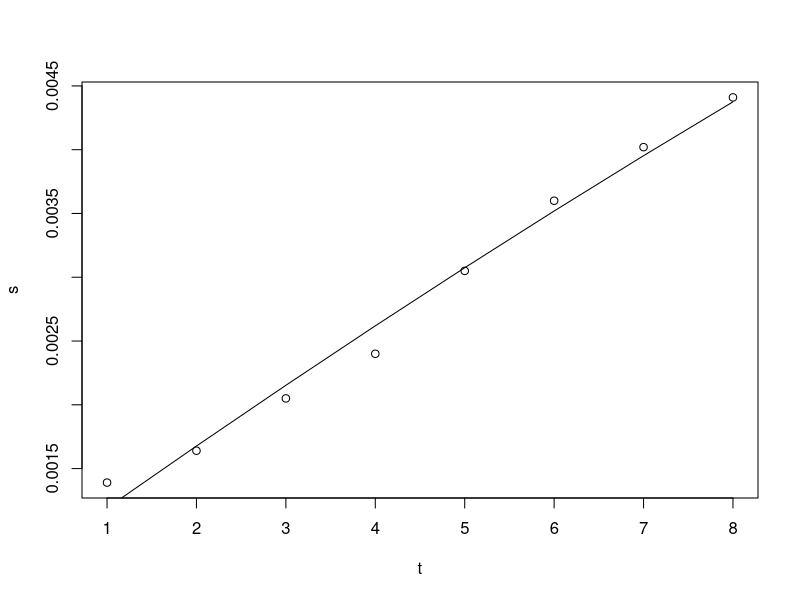

Here is the R script that generated this plot:
## ---- chunk 1
knitr::opts_chunk$set(echo = TRUE)
## ---- chunk 2
kappa=0.05
theta=0.03
sigma=0.1
lambda0=0.02

#gamma function
gamma <- sqrt(kappa^2+2*sigma^2)

#A(t) function
A <- function(t){
  exp_A <- ((2*gamma*exp((kappa+gamma)*t/2))/(2*gamma+(kappa+gamma)*(exp(gamma*t)-1)))^(2*kappa*theta/sigma^2)
  return (log(exp_A))
}

#B(t) function
B <- function(t){
  b <- (2*(exp(gamma*t)-1))/(2*gamma+(kappa+gamma)*(exp(gamma*t)-1))
  return (b)
}

#C(t) function
C <- function(i){
  c <- ((-2*kappa*theta/sigma^2)*(kappa^2-gamma^2)*(exp(gamma*i)-1))/(4*gamma+2*(kappa+gamma)*(exp(gamma*i)-1))
  return (c)
}

#H(t) function
H <- function(i){
  h <- (4*gamma^2*exp(gamma*i))/(2*gamma+(kappa+gamma)*(exp(gamma*i)-1))^2
  return (h)
}

#Continuous: PV of fee leg
integrand1 = function(t){exp(-r*t)*exp(A(t)-B(t)*lambda0)}
v0fee_cont = function(mat){integrate(integrand1,0,mat)$value}

#PV of protection leg
integrand2 = function(t){exp(-r*t)*(C(t)+H(t)*lambda0)*exp(A(t)-B(t)*lambda0)}
v0prot = function(l,mat){l*integrate(integrand2,0,mat)$value}

#discrete: PV of fee leg
v0fee_disc = function(mat,dt){
  t = seq(dt,mat,dt)
  v = exp(-r*t)*exp(A(t)-B(t)*lambda0)*dt
  sum(v)
}


## ---- chunk 3
r=0.01
s0=numeric(10)
for (i in 1:10){
  s0[i]=v0prot(0.5,i)/v0fee_disc(i,0.25)
}
s0*10000
## ---- chunk 4
r=0.05
s=numeric(10)
for (i in 1:10){
  s[i]=v0prot(0.5,i)/v0fee_disc(i,0.25)
}
s*10000
## ---- chunk 5
r=0.01
s0=numeric(10)
for (i in 1:10){
  s0[i]=v0prot(0.5,i)/v0fee_cont(i)
}
s0*10000
## ---- chunk 6
rm(lambda0)
s=c(13.9,16.4,20.5,24,30.5,36,40.2,44.1)/10000
r=0.05
l=0.6
lambda=numeric(8)    #stores the lambda values in each period
lambda[1]=s[1]/l

vfee=numeric(8)      #stores present values of the fee leg in the i_th period
t=seq(0.25,1,0.25)
vfee[1]=sum(exp(-r*t)*exp(-lambda[1]*t)*0.25)

vprot=numeric(8)     #stores present values of the protection leg in the i_th period
vprot[1]=l*lambda[1]*integrate(function(x){exp(-r*x)*exp(-lambda[1]*x)},0,1)$value


fair_spread=function(i,lambda_i){   #i represents period 0-1,1-2,...7-8 
  (sum(vprot[1:(i-1)])+l*lambda_i*
     integrate(function(x){exp(-r*x)*exp(-sum(lambda[1:(i-1)])-lambda_i*(x-i+1))},i-1,i)$value) / 
    (sum(vfee[1:(i-1)])+sum(exp(-r*t)*exp(-lambda_i*t)*0.25))
}

## ---- chunk 7

for(i in 2:8){
  t=seq(i-0.75,i,0.25)
  
  to_solve=function(x){
     fair_spread(i,x) - s[i]   
    }
  lambda[i]=uniroot(to_solve,c(0,1))$root
  
  vfee[i]=sum(exp(-r*t)*exp(-lambda[i]*t)*0.25)
  vprot[i]=l*lambda[i]*
    integrate(function(x){exp(-r*x)*exp(-sum(lambda[1:(i-1)])-lambda[i]*(x-i+1))},i-1,i)$value
}

lambda
## ---- chunk 8
g <- function(k,s){ sqrt(k^2+2*s^2)}

C <- function(k,theta,s,t){
  c <- ((-2*k*theta/s^2)*(k^2-g(k,s)^2)*(exp(g(k,s)*t)-1))/(4*g(k,s)+2*(k+g(k,s))*(exp(g(k,s)*t)-1))
  return (c)
}

H <- function(k,s,t){
  h <- (4*g(k,s)^2*exp(g(k,s)*t))/(2*g(k,s)+(k+g(k,s))*(exp(g(k,s)*t)-1))^2
  return (h)
}

A <- function(k,theta,s,t){
  a <- ((2*g(k,s)*exp((k+g(k,s))*t/2))/(2*g(k,s)+(k+g(k,s))*(exp(g(k,s)*t)-1)))^(2*k*theta/s^2)
  return (a)
}

B <- function(k,s,t){
  b <- (2*(exp(g(k,s)*t)-1))/(2*g(k,s)+(k+g(k,s))*(exp(g(k,s)*t)-1))
  return (b)
}

v0fee = Vectorize(function(k,theta,sig,lambda0,mat){
  t = seq(0.25,mat,0.25)
  v = exp(-r*t)*exp(A(k,theta,sig,t)-B(k,sig,t)*lambda0)*0.25
  sum(v)
})

#PV of protection leg
integrand = function(mat){
  exp(-r*mat)*(C(kappa,theta,sigma,mat)+H(kappa,sigma,mat)*lambda0)*exp(A(kappa,theta,sigma,mat)-B(kappa,sigma,mat)*lambda0)
}
v0prot = Vectorize(function(mat){l*integrate(integrand,0,mat)$value})


fit=function(para){
  kappa=para[1]
  theta=para[2]
  sigma=para[3]
  lambda0=para[4]
  t=1:8
  
  integrand = function(mat){
    exp(-r*mat)*(C(kappa,theta,sigma,mat)+H(kappa,sigma,mat)*lambda0)*exp(A(kappa,theta,sigma,mat)-B(kappa,sigma,mat)*lambda0)
  }
  v0prot = Vectorize(function(mat){l*integrate(integrand,0,mat)$value})
  
  mse=mean((v0prot(t)/v0fee(kappa,theta,sigma,lambda0,t)-s)^2)
  return(mse)
}

k=runif(100,0,3)  #randomize initial values
th=runif(100,0,1)
sig=runif(100,0,1)
lamb=runif(100,0,0.01)
sol=list(100)
sse=numeric(100)
for(i in 1:100){  
  sol[[i]]=optim(c(k[i],th[i],sig[i],lamb[i]),fit)
  sse[i]=sol[[i]]$value
}

results=sol[[which.min(sse)]]$par   #find the best fit from different initializtions
kappa=results[1]
theta=results[2]
sigma=results[3]
lambda0=results[4]
t=1:8
fitted_val=v0prot(t)/v0fee(kappa,theta,sigma,lambda0,t)

plot(t,s,type="p")
lines(t,fitted_val)
